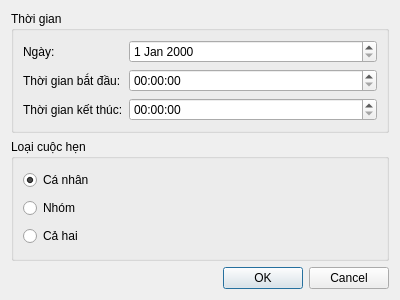
<?xml version="1.0" encoding="UTF-8"?>
<ui version="4.0">
 <class>TimeslotDialog</class>
 <widget class="QDialog" name="TimeslotDialog">
  <property name="geometry">
   <rect>
    <x>0</x>
    <y>0</y>
    <width>400</width>
    <height>300</height>
   </rect>
  </property>
  <property name="windowTitle">
   <string>Khai báo thời gian rảnh</string>
  </property>
  <layout class="QVBoxLayout" name="verticalLayout">
   <item>
    <widget class="QGroupBox" name="groupBox">
     <property name="title">
      <string>Thời gian</string>
     </property>
     <layout class="QFormLayout" name="formLayout">
      <item row="0" column="0">
       <widget class="QLabel" name="label">
        <property name="text">
         <string>Ngày:</string>
        </property>
       </widget>
      </item>
      <item row="0" column="1">
       <widget class="QDateEdit" name="dateEdit"/>
      </item>
      <item row="1" column="0">
       <widget class="QLabel" name="label_2">
        <property name="text">
         <string>Thời gian bắt đầu:</string>
        </property>
       </widget>
      </item>
      <item row="1" column="1">
       <widget class="QTimeEdit" name="startTimeEdit"/>
      </item>
      <item row="2" column="0">
       <widget class="QLabel" name="label_3">
        <property name="text">
         <string>Thời gian kết thúc:</string>
        </property>
       </widget>
      </item>
      <item row="2" column="1">
       <widget class="QTimeEdit" name="endTimeEdit"/>
      </item>
     </layout>
    </widget>
   </item>
   <item>
    <widget class="QGroupBox" name="groupBox_2">
     <property name="title">
      <string>Loại cuộc hẹn</string>
     </property>
     <layout class="QVBoxLayout" name="verticalLayout_2">
      <item>
       <widget class="QRadioButton" name="radioPersonal">
        <property name="text">
         <string>Cá nhân</string>
        </property>
        <property name="checked">
         <bool>true</bool>
        </property>
       </widget>
      </item>
      <item>
       <widget class="QRadioButton" name="radioGroup">
        <property name="text">
         <string>Nhóm</string>
        </property>
       </widget>
      </item>
      <item>
       <widget class="QRadioButton" name="radioBoth">
        <property name="text">
         <string>Cả hai</string>
        </property>
       </widget>
      </item>
     </layout>
    </widget>
   </item>
   <item>
    <widget class="QDialogButtonBox" name="buttonBox">
     <property name="standardButtons">
      <set>QDialogButtonBox::Cancel|QDialogButtonBox::Ok</set>
     </property>
    </widget>
   </item>
  </layout>
 </widget>
 <resources/>
 <connections/>
</ui>
